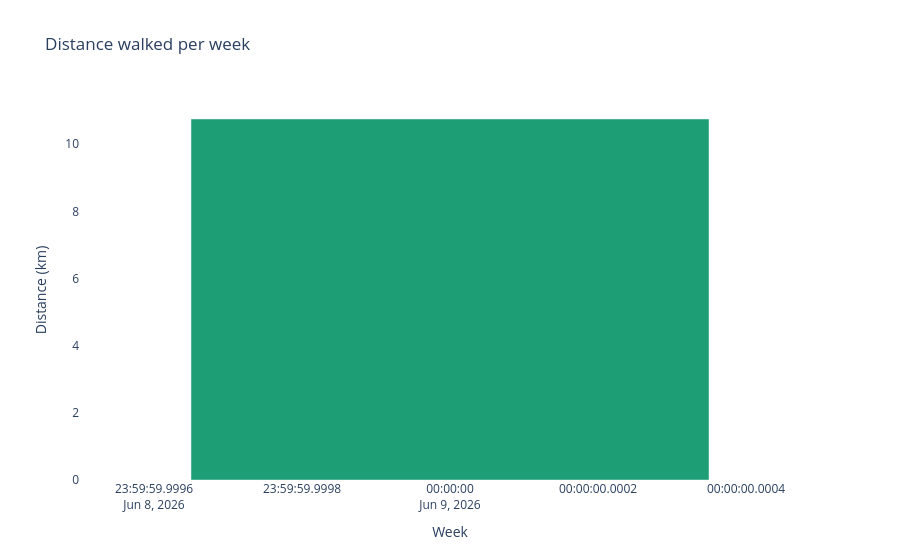

Write notebook code for a chart like this one.
### Code cell
# Building chart and saving it to folder
figure = px.bar(weekly, x = 'week', y = 'distance_km', title = 'Distance walked per week', labels = {'week': 'Week', 'distance_km': 'Distance (km)'}, color_discrete_sequence = ['#1D9E75'])
figure.update_layout(plot_bgcolor = 'white', showlegend = False, hovermode = 'x unified', bargap = 0.3)
figure.show()

figure.write_html(r'C:\Users\tiffa\Documents\Walk-Logger\templates\weekly_distance.html')
print("Weekly distance chart saved")

### Figure 1 — Plotly figure (JSON) as saved in the notebook; plotly's stock layout.template omitted (floating-point values rounded to 4 significant figures)
{"data": [{"hovertemplate": "Week=%{x}<br>Distance (km)=%{y}<extra></extra>", "legendgroup": "", "marker": {"color": "#1D9E75", "pattern": {"shape": ""}}, "name": "", "orientation": "v", "showlegend": false, "textposition": "auto", "type": "bar", "x": ["2026-06-09T00:00:00.000000000"], "xaxis": "x", "y": [10.75], "yaxis": "y"}], "layout": {"bargap": 0.3, "barmode": "relative", "hovermode": "x unified", "legend": {"tracegroupgap": 0}, "plot_bgcolor": "white", "showlegend": false, "title": {"text": "Distance walked per week"}, "xaxis": {"anchor": "y", "domain": [0, 1], "title": {"text": "Week"}}, "yaxis": {"anchor": "x", "domain": [0, 1], "title": {"text": "Distance (km)"}}}}
